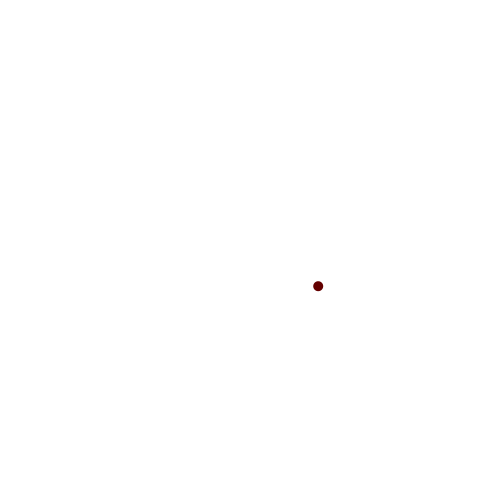
Frame 1 (no input)
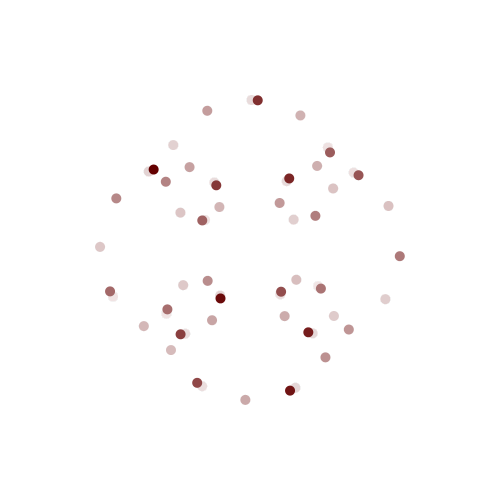
Frame 60 (the mouse pressed at the canvas centre just before this capture)
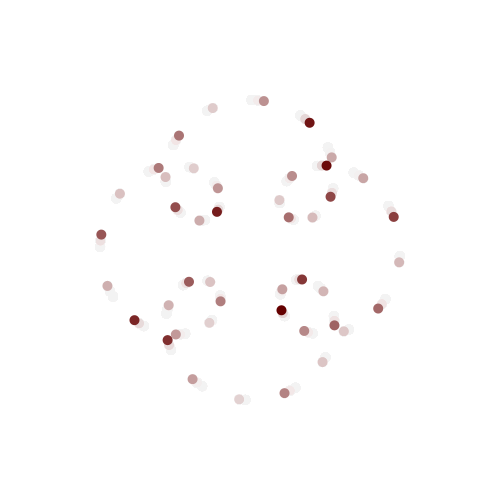
Frame 120 (the mouse held since frame 60 and released just before this capture)

The Processing sketch that drew these frames (run headless with seeded random() and noise(); from frame 60 on, the mouse is pressed at the canvas centre):

// Processing sketch: cardioid
// ── cardioid.pde
/* cardioid.pde */

void setup() {
  background(255);
  size(500, 500);
  noStroke();
  frameRate(60);
}

void draw() {
  fadeToWhite();

  PVector p = new PVector(cos(frameCount), sin(frameCount));
  PVector q = new PVector(cos(frameCount * 5), sin(frameCount * 5));
  PVector r = new PVector(width / 2, height / 2);
  PVector a = PVector.add(PVector.add(PVector.mult(p, 100), PVector.mult(q, 50)), r);

  fill(100, 0, 0);
  ellipse(a.x, a.y, 10, 10);
}

void fadeToWhite() {
  fill(255, 10);
  rect(0, 0, width, height);
}
